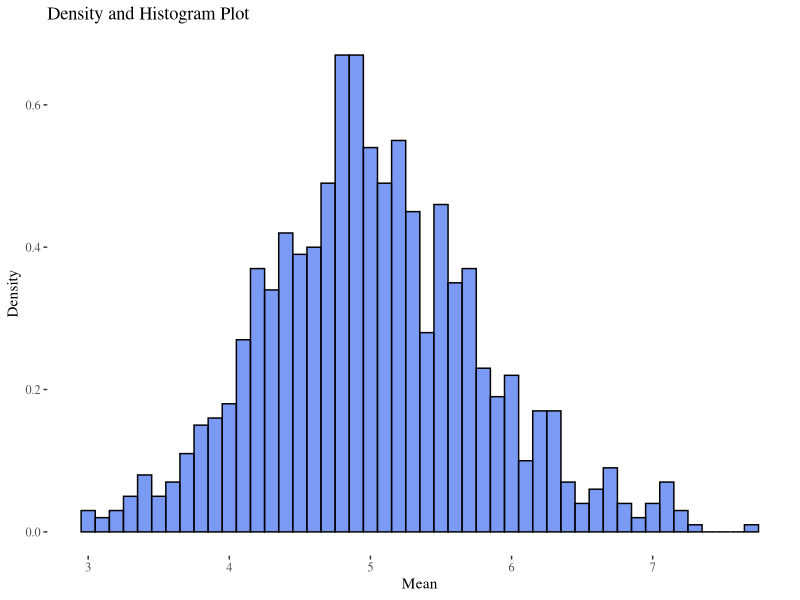

Write the R code that produced this figure.
library(ggplot2)
library(ggthemes)

set.seed(101)
exp <- NULL
for (i in 1:1000) exp <- c(exp, mean(rexp(40, 0.2)))

g <- ggplot(data.frame(x = exp), aes(x=x)) + theme_tufte()

g + geom_histogram(aes(y = ..density..), fill = 'royalblue2', color='black',
                   alpha = 0.7, binwidth = .1) + 
    stat_function(fun = 'dnorm', args=list(mean=1/0.2, sd = (0.2 * sqrt(40))^-2)) +
    xlab('Mean') + ylab('Density') + ggtitle('Density and Histogram Plot')
    
